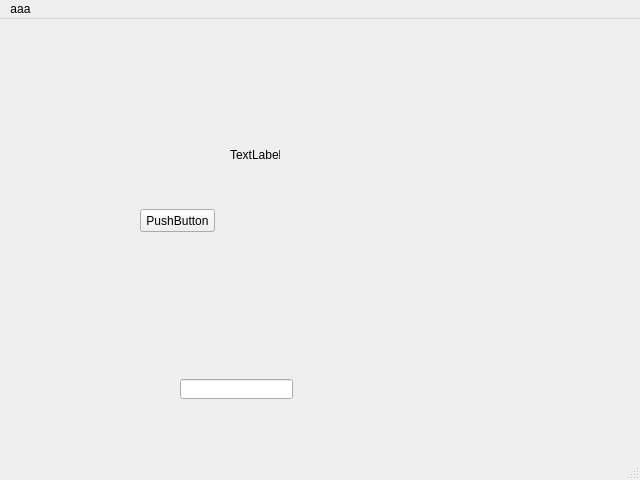
<?xml version="1.0" encoding="UTF-8"?>
<ui version="4.0">
 <class>MainWindow</class>
 <widget class="QMainWindow" name="MainWindow">
  <property name="geometry">
   <rect>
    <x>0</x>
    <y>0</y>
    <width>640</width>
    <height>480</height>
   </rect>
  </property>
  <property name="windowTitle">
   <string>MainWindow</string>
  </property>
  <widget class="QWidget" name="centralwidget">
   <widget class="QPushButton" name="pushButton">
    <property name="geometry">
     <rect>
      <x>140</x>
      <y>190</y>
      <width>75</width>
      <height>23</height>
     </rect>
    </property>
    <property name="text">
     <string>PushButton</string>
    </property>
   </widget>
   <widget class="QLabel" name="label">
    <property name="geometry">
     <rect>
      <x>230</x>
      <y>130</y>
      <width>50</width>
      <height>12</height>
     </rect>
    </property>
    <property name="text">
     <string>TextLabel</string>
    </property>
   </widget>
   <widget class="QLineEdit" name="lineEdit">
    <property name="geometry">
     <rect>
      <x>180</x>
      <y>360</y>
      <width>113</width>
      <height>20</height>
     </rect>
    </property>
   </widget>
  </widget>
  <widget class="QMenuBar" name="menubar">
   <property name="geometry">
    <rect>
     <x>0</x>
     <y>0</y>
     <width>640</width>
     <height>21</height>
    </rect>
   </property>
   <widget class="QMenu" name="menuaaa">
    <property name="title">
     <string>aaa</string>
    </property>
    <addaction name="actionadd"/>
   </widget>
   <addaction name="menuaaa"/>
  </widget>
  <widget class="QStatusBar" name="statusbar"/>
  <action name="actionadd">
   <property name="text">
    <string>add</string>
   </property>
  </action>
 </widget>
 <resources/>
 <connections/>
</ui>
